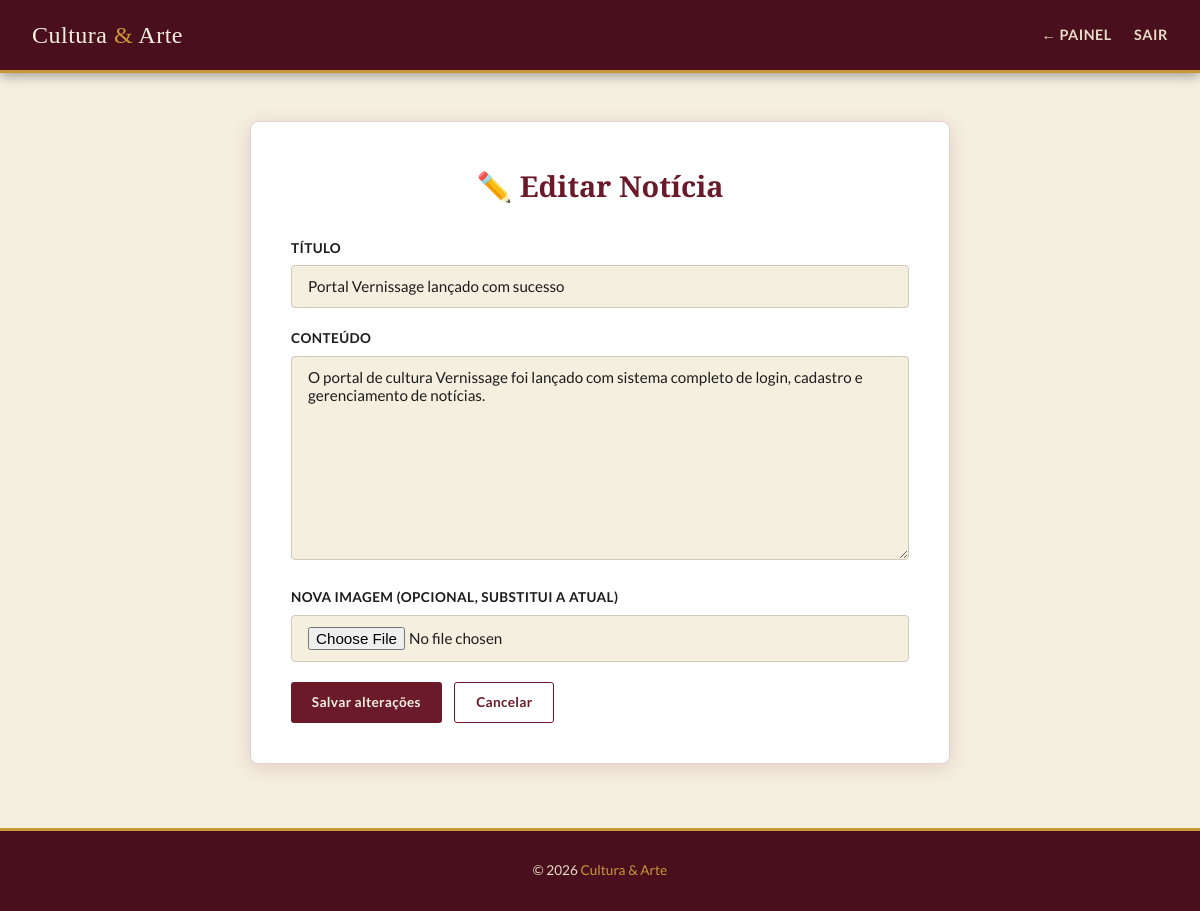
The app's page /portal_cultura/editar_noticia.php?id=1 (signed in) with its own data.
### tables this page shows
CREATE TABLE noticias (
  id INT AUTO_INCREMENT PRIMARY KEY,
  titulo VARCHAR(255) NOT NULL,
  noticia TEXT NOT NULL,
  data DATETIME DEFAULT CURRENT_TIMESTAMP,
  autor INT NOT NULL,
  imagem VARCHAR(255),
  FOREIGN KEY (autor) REFERENCES usuarios(id)
    ON DELETE CASCADE ON UPDATE CASCADE
);

### portal_cultura/funcoes.php (called while the page is built, shortened)
<?php
function limpar(string $str): string {
    return htmlspecialchars(trim($str), ENT_QUOTES, 'UTF-8');
}

### portal_cultura/editar_noticia.php (the view, shortened to what this page needs)
<?php
require_once 'conexao.php';
$user = usuarioLogado();
$id   = filter_input(INPUT_GET, 'id', FILTER_VALIDATE_INT)
      ?: filter_input(INPUT_POST, 'id', FILTER_VALIDATE_INT);
$stmt = $pdo->prepare("SELECT * FROM noticias WHERE id = ? AND autor = ?");
$stmt->execute([$id, $user['id']]);
$n = $stmt->fetch();
?>
<!DOCTYPE html>
<html lang="pt-BR">
<head>
    <link rel="stylesheet" href="css/style.css">
</head>
<body>
<header>
    <div class="header-inner">
        <a href="index.php" class="logo">Cultura <span>&amp;</span> Arte</a>
        <nav>
            <a href="dashboard.php">← Painel</a>
            <a href="logout.php">Sair</a>
        </nav>
    </div>
</header>
<main>
    <div class="form-box" style="max-width:700px">
        <h2>✏️ Editar Notícia</h2>
        <form method="POST" enctype="multipart/form-data">
            <div class="form-group">
                <label for="titulo">Título</label>
                <input type="text" id="titulo" name="titulo"
                       value="<?= limpar($n['titulo']) ?>" required>
            </div>
            <div class="form-group">
                <label for="noticia">Conteúdo</label>
                <textarea id="noticia" name="noticia" rows="10" required><?= limpar($n['noticia']) ?></textarea>
            </div>
            <div class="form-group">
                <label for="imagem">Nova imagem (opcional, substitui a atual)</label>
                <input type="file" id="imagem" name="imagem" accept="image/*">
            </div>
            <div style="display:flex;gap:.8rem;flex-wrap:wrap;margin-top:.5rem">
                <button type="submit" class="btn btn-primary">Salvar alterações</button>
                <a href="dashboard.php" class="btn btn-secondary">Cancelar</a>
            </div>
        </form>
    </div>
</main>
<footer>
    <p>&copy; <?= date('Y') ?> <span>Cultura &amp; Arte</span></p>
</footer>
</body>
</html>

### portal_cultura/css/style.css (style rules this page uses)
:root { --vinho: #6B1A2A; --vinho-escuro: #4A0F1C; --dourado: #C9973A; --creme: #F5EFE0; --creme-escuro: #E8DCC8; --carvao: #1C1C1C; --cinza: #7A7A7A; --branco: #FFFFFF; --sombra: 0 4px 20px rgba(107,26,42,.15); --borda: 1px solid rgba(107,26,42,.2); }
*, *::before, *::after { box-sizing: border-box; margin: 0; padding: 0; }
body { font-family: 'Lato', sans-serif; background: var(--creme); color: var(--carvao); line-height: 1.7; min-height: 100vh; }
a { color: inherit; text-decoration: none; }
header { background: var(--vinho-escuro); border-bottom: 3px solid var(--dourado); padding: 0 2rem; position: sticky; top: 0; z-index: 100; box-shadow: 0 2px 12px rgba(0,0,0,.4); }
.header-inner { max-width: 1200px; margin: 0 auto; display: flex; align-items: center; justify-content: space-between; gap: 1rem; height: 70px; }
.logo { font-family: 'Playfair Display', serif; font-size: 1.5rem; color: var(--creme); letter-spacing: .5px; }
.logo span { color: var(--dourado); }
nav { display: flex; align-items: center; gap: 1.4rem; flex-wrap: wrap; }
nav a { color: var(--creme-escuro); font-size: .9rem; font-weight: 700; letter-spacing: .5px; text-transform: uppercase; transition: color .2s; }
.btn { display: inline-block; padding: .5rem 1.3rem; border-radius: 3px; font-size: .85rem; font-weight: 700; cursor: pointer; border: none; transition: background .2s, transform .15s; font-family: 'Lato', sans-serif; letter-spacing: .3px; }
.btn-primary { background: var(--vinho); color: var(--creme); }
.btn-secondary { background: transparent; color: var(--vinho); border: 1.5px solid var(--vinho); }
.form-box { background: var(--branco); border: var(--borda); border-radius: 8px; padding: 2.5rem; max-width: 520px; margin: 3rem auto; box-shadow: var(--sombra); }
.form-box h2 { font-family: 'Playfair Display', serif; font-size: 1.8rem; color: var(--vinho); margin-bottom: 1.6rem; text-align: center; }
.form-group { margin-bottom: 1.2rem; }
label { display: block; font-size: .85rem; font-weight: 700; color: var(--carvao); margin-bottom: .35rem; text-transform: uppercase; letter-spacing: .4px; }
input[type=text], input[type=email], input[type=password], textarea, input[type=file] { width: 100%; padding: .7rem 1rem; border: 1.5px solid #d4c9b8; border-radius: 4px; font-family: 'Lato', sans-serif; font-size: .95rem; background: var(--creme); color: var(--carvao); transition: border-color .2s, box-shadow .2s; outline: none; }
textarea { resize: vertical; min-height: 180px; }
footer { background: var(--vinho-escuro); color: var(--creme-escuro); text-align: center; padding: 1.8rem 1rem; margin-top: 4rem; font-size: .85rem; border-top: 3px solid var(--dourado); }
footer span { color: var(--dourado); }

### records on screen
noticias: titulo "Portal Vernissage lançado com sucesso", noticia "O portal de cultura Vernissage foi lançado com sistema completo de login, cadastro e gerenciamento de notícias."
